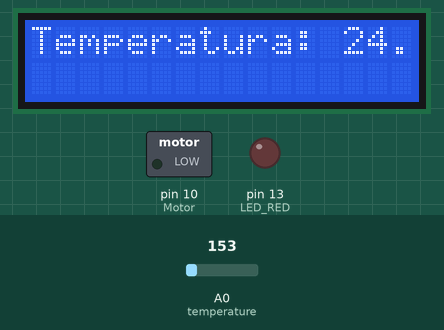
This sketch was run on a simulated Arduino Uno, built with avr-gcc and run on an emulated ATmega328P. Parts: 16×2 character LCD, switched loads named in the sketch (green lamp = pin HIGH), output pins drawn as LEDs (lit = HIGH). Dashed ring = blinking. The inputs (shaded band) are chosen by the test bench; at power-on: A0 (temperature) = 153.

Above: at 1.2 s.
1.3 s: A0 (temperature) set to 133
At 3.2 s:
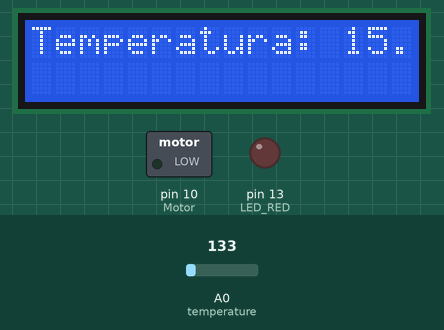
3.5 s: A0 (temperature) set to 109
At 4.4 s:
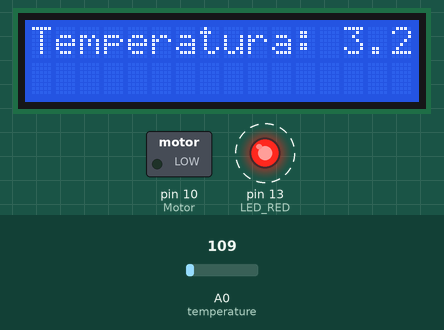
7.6 s: A0 (temperature) set to 165
At 8.6 s:
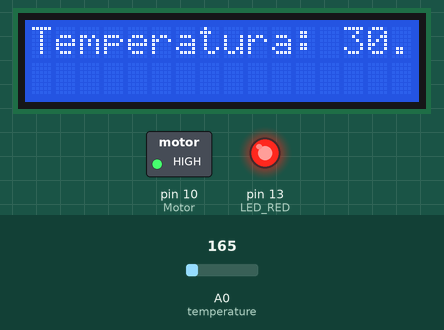
9.6 s: A0 (temperature) set to 138
At 10.6 s:
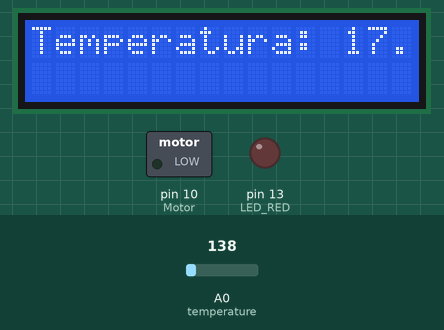
Timing chart, 0 to 12.6 s (numbered marks = the images above; inputs shaded):
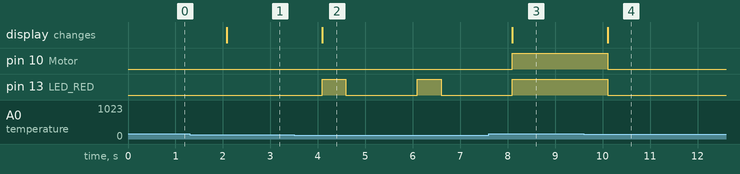

The sketch:

sensor.ino
```cpp
#include <LiquidCrystal.h>

// Definiciones de pines
const int temperature= A0;
const int LED_RED = 13;
const int Motor= 10;

LiquidCrystal lcd_1(12, 11, 5, 4, 3, 2);

void setup() {
  pinMode(LED_RED, OUTPUT);
  pinMode(Motor, OUTPUT);
  lcd_1.begin(16, 2);
}

void loop() {
  int sensorValue = analogRead(temperature);
  float voltage = sensorValue * (5.0 / 1023.0);
  float temperature = (voltage - 0.5) * 100;

  lcd_1.clear();

 lcd_1.setCursor(0, 0);
  lcd_1.print("Temperatura: ");
  lcd_1.print(temperature);
  lcd_1.print(" C");

  // Validaciones
  if (temperature <= 10) {
    digitalWrite(LED_RED, HIGH);
    delay(500);
    digitalWrite(LED_RED, LOW);
    delay(500);
    digitalWrite(Motor, LOW);
  } else if (temperature >= 11 && temperature <= 25) {
    digitalWrite(LED_RED, LOW);
    digitalWrite(Motor, LOW);
  } else if (temperature >= 26) {
    digitalWrite(LED_RED, HIGH);
    digitalWrite(Motor, HIGH);
  }

  delay(1000);
}
```

Measured:
- the behaviour switches between 123 and 122 on A0 (temperature) (found by bisection; images 1 and 2)
- the behaviour switches between 154 and 153 on A0 (temperature) (found by bisection; images 3 and 4)
- after the input at 1.3 s, the display: changes after 0.78 s (image 1)
- after the input at 3.5 s, pin 13 (LED_RED): alternates HIGH for 0.50 s and LOW for 1.5 s, starting after 0.59 s; the display: changes after 0.59 s (image 2)
- after the input at 7.6 s, pin 10 (Motor): LOW → HIGH after 0.50 s; pin 13 (LED_RED): goes on until 8.1 s, then stays HIGH; the display: changes after 0.50 s (image 3)
- after the input at 9.6 s, pin 10 (Motor), pin 13 (LED_RED): HIGH → LOW after 0.51 s; the display: changes after 0.51 s (image 4)
